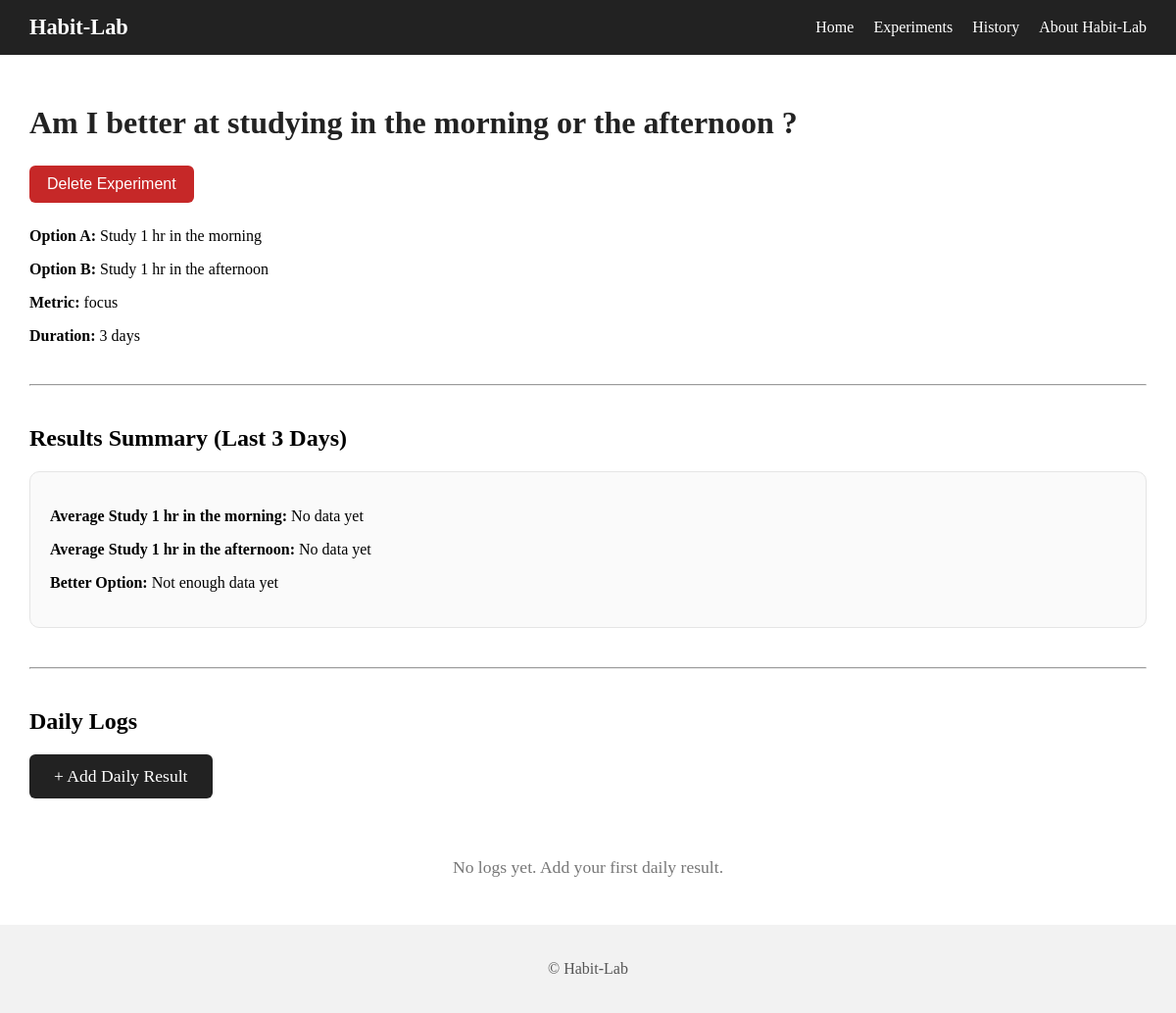
/experiments/25, run on the app's committed database.
### tables this page shows
CREATE TABLE experiments (
    id INTEGER PRIMARY KEY AUTOINCREMENT,
    question TEXT NOT NULL,
    option_a TEXT NOT NULL,
    option_b TEXT NOT NULL,
    metric TEXT NOT NULL,
    duration_days INTEGER NOT NULL,
    created_at TEXT NOT NULL
);

### routes/experiments.py (the view)
    @bp.route("/<int:exp_id>")
    def detail(exp_id):
        experiment = experiment_model.get(exp_id)
        if not experiment:
            return "Experiment not found", 404
        duration_days = experiment[5]
        cutoff_date = (datetime.utcnow() - timedelta(days=duration_days)).strftime("%Y-%m-%d")
        logs = log_model.for_experiment(exp_id, cutoff_date)
        option_a = experiment[2]
        option_b = experiment[3]
        a_scores = [log[4] for log in logs if log[3] == option_a]
        b_scores = [log[4] for log in logs if log[3] == option_b]
        avg_a = sum(a_scores) / len(a_scores) if a_scores else None
        avg_b = sum(b_scores) / len(b_scores) if b_scores else None
        if avg_a is not None and avg_b is not None:
            if avg_a > avg_b:
                winner = option_a
            elif avg_b > avg_a:
                winner = option_b
            else:
                winner = "Tie"
        else:
            winner = None
        return render_template(
            "experiment_detail.html",
            experiment=experiment,
            logs=logs,
            avg_a=avg_a,
            avg_b=avg_b,
            winner=winner
        )

### database.py (called while the page is built)
    def query(self, sql, params=()):
        self.cursor.execute(sql, params)
        return self.cursor.fetchall()

### models/experiment.py (called while the page is built)
    def get(self, exp_id):
        rows = self.db.query("SELECT * FROM experiments WHERE id = ?", (exp_id,))
        return rows[0] if rows else None

### models/log.py (called while the page is built)
    def for_experiment(self, exp_id, cutoff_date):
        return self.db.query("""
            SELECT id, experiment_id, date, option_used, score, notes
            FROM logs
            WHERE experiment_id = ?
            AND date >= ?
            ORDER BY id DESC
        """, (exp_id, cutoff_date))

### templates/experiment_detail.html (shortened to what this page needs)
{% extends "layout.html" %}
{% block body %}
<h1 class="page-title">{{ experiment[1] }}</h1>
<form action="/experiments/{{ experiment[0] }}/delete" method="POST"
      onsubmit="return confirm('Delete this experiment? This cannot be undone.')">
    <button class="delete-button">Delete Experiment</button>
</form>
<div class="experiment-info" style="margin-top: 25px;">
    <p><strong>Option A:</strong> {{ experiment[2] }}</p>
    <p><strong>Option B:</strong> {{ experiment[3] }}</p>
    <p><strong>Metric:</strong> {{ experiment[4] }}</p>
    <p><strong>Duration:</strong> {{ experiment[5] }} days</p>
</div>
<hr style="margin: 40px 0;">
<h2>Results Summary (Last {{ experiment[5] }} Days)</h2>
<div style="margin-top: 20px; padding: 20px; background: #fafafa; border-radius: 10px; border: 1px solid #e5e5e5;">
    <p><strong>Average {{ experiment[2] }}:</strong>
        {% if avg_a is not none %}
            {{ "%.2f"|format(avg_a) }}
        {% else %}
            No data yet
        {% endif %}
    </p>
    <p><strong>Average {{ experiment[3] }}:</strong>
        {% if avg_b is not none %}
            {{ "%.2f"|format(avg_b) }}
        {% else %}
            No data yet
        {% endif %}
    </p>
    <p><strong>Better Option:</strong>
        {% if winner %}
            {{ winner }}
        {% else %}
            Not enough data yet
        {% endif %}
    </p>
</div>
<hr style="margin: 40px 0;">
<h2>Daily Logs</h2>
<a href="/experiments/{{ experiment[0] }}/log" class="cta-button" style="margin-bottom: 20px; display: inline-block;">
    + Add Daily Result
</a>
<div class="logs-list" style="margin-top: 20px;">
    {% if logs %}
        {% for log in logs %}
            <div class="log-card" style="
                background: white;
                padding: 20px;
                border-radius: 10px;
                border: 1px solid #e5e5e5;
                margin-bottom: 15px;
                box-shadow: 0 2px 6px rgba(0,0,0,0.05);
            ">
                <p><strong>Date:</strong> {{ log[2] }}</p>
                <p><strong>Option Used:</strong> {{ log[3] }}</p>
                <p><strong>Score:</strong> {{ log[4] }}</p>
                {% if log[5] %}
                    <p><strong>Notes:</strong> {{ log[5] }}</p>
                {% endif %}
            </div>
        {% endfor %}
    {% else %}
        <p class="empty-state">No logs yet. Add your first daily result.</p>
    {% endif %}
</div>
{% endblock %}

### static/style.css (style rules this page uses)
html, body { height: 100%; margin: 0; padding: 0; }
.cta-button { display: inline-block; padding: 12px 25px; background: #222; color: white; text-decoration: none; border-radius: 6px; font-size: 1.1rem; transition: 0.2s; }
.page-title { font-size: 2rem; margin-bottom: 25px; color: #222; }
.empty-state { margin-top: 40px; font-size: 1.1rem; color: #777; text-align: center; }
.delete-button { background: #c62828; color: white; padding: 10px 18px; border: none; border-radius: 6px; cursor: pointer; font-size: 1rem; transition: 0.2s; }

### data on the page
experiments: question "Am I better at studying in the morning or the afternoon ?", option_a "Study 1 hr in the morning", option_b "Study 1 hr in the afternoon", metric "focus", duration_days "3"
